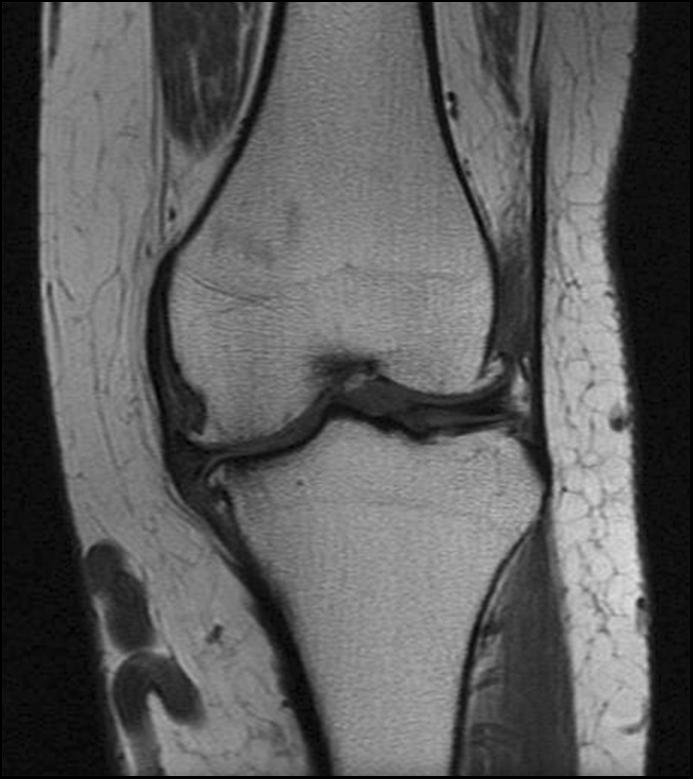
#> input picture lab12/knee.png, 693 x 779 px
$ jupyter execute 12_segmentation.ipynb
#> lines starting #> are read from the running program, lines starting #| are printed output that depends on the picture; after the words box and inside, x2 and y2 are one past the last pixel; in counts of white or black regions, pixels touching at a corner belong together
# Segmentacja obrazów

## Cel ćwiczenia
- zapoznanie z metodami segmentacji obrazów:
    - segmentacją przez rozrost obszaru (*region growing*)
    - i w ramach zadania domowego segmentacją przez podział i łączenie (*split and merge*)

## Wstęp

W ramach dotychczas wykonanych ćwiczeń poznaliśmy segmentację z wykorzystaniem binaryzacji (progowania) - tj. na podstawie jasności (koloru) poszczególnych pikseli.
Wykonaliśmy dwa warianty metody: globalny i lokalny oraz przetestowaliśmy różne podejścia do automatycznego wyznaczania progu bianryzacji (iteracyjne oraz Otsu).
Ponadto poznaliśmy możliwość segmentacji na podstawie krawędzi z wykorzystaniem transformaty Hougha.

## Podstawy

Niech $R$ oznacza obszar równy całemu analizowanemu obrazowi.
Segmentację możemy uznać za proces podziału $R$ na $n$ podobszarów $R_1,R_2,...,R_n$ takich że:
1. $\cup_{i=1}^n R_i = R$
2. $R_i$ - składa się z połączonych ze sobą pikseli,
3. $R_i \cap R_j = \varnothing $ dla wszystkich $i$ i $j$,$ i \neq j$,
4. $Q(R_i) = TRUE$ dla $i = 1,2,...n$
5. $ Q(R_i \cup R_j) = FALSE$ dla każdych sąsiednich $R_i$ i $R_j$.

gdzie: symbole $\cup$ i $\cap$ oznaczają odpowiednio sumę i iloczyn zbiorów, a $Q$ jest pewnym predykatem.

Punkt *1* oznacza, że segmentacja musi być kompletna tj. każdy piksel powinien zostać przyporządkowany do jakiegoś zbioru.

Punkt *2* oznacza, że piksele w ramach jednego podobszaru muszą być ze sobą połączone (na zasadzie sąsiedztwa 4 lub 8 punktowego).

Punkt *3* oznacza, że dowolne różne podobszary muszą być rozłączne.

Punkt *4* oznacza, że wszystkie piksele będące w ramach jednego podobszaru muszą spełniać pewną własność. Przykładowo może to być ten sam lub podobny odcień szarości.

Punkt *5* oznacza, że dwa sąsiednie podobszary muszą być różne w sensie predykatu Q (inaczej powinny zostać uznane za ten sam podobszar).

## Segmentacja przez rozrost obszaru

Pomysł jest następujący.
Wybieramy (jak ? - o tym później) piksele startowe (ang. *seed*) i od nich zaczynamy segmentację.
Odbywa się ona na zasadzie sprawdzania czy sąsiednie piksele (sąsiedztwo 4 lub 8 punktowe) są podobne do centralnego pod względem jakieś cechy (predykatu $Q$).
Jeśli tak to oznaczane są jako należące do tej samej klasy co piksel centralny.
Ponadto stają się one kolejnymi punktami startowymi metody.
Zatem procedura ma charakter rekurencyjny.

Wybór punktów startowych może być podyktowany charakterem problemu (przykładowo wiemy gdzie na pewno zaczynają się obiekty).
W ogólnym przypadku trzeba założyć, że pikselem startowym może być każdy piksel, co oczywiście wpływa na złożoność metody.

Kolejnym problemem jest wybór kryterium stopu tj. kiedy nasza procedura rekurencyjna ma się zakończyć.
Dla danego podobszaru będzie to moment, kiedy nie istnieją już piksele, które można do  niego dołączyć.

Warto w tym miejscu zwrócić uwagę, że stosowanie ''sztywnego'' warunku - np. różnica jasności pomiędzy pikselem centralnym, a analizowanym jest mniejsza niż 5 - może często dać niepożądane wyniki, gdyż nie uwzględnia pewnych lokalnych właściwości.
Przykładowo, może się okazać, że jeśli na obrazie występuje niewielki gradient to za należące do tego samego obszaru uznane zostaną piksele o zupełnie różnych jasnościach.
Możliwa jest też sytuacja odwrotna.
Duże zróżnicowanie wartości na obrazie spowoduje zbyt duże ''poszarpanie'' wykrytych obszarów.

Jednym z możliwych rozwiązań jest uzależnienie kryterium podobieństwa (predykatu $Q$) od własności obrazu np. średniej jasności w obrębie danego obszaru.
Można również dodać inne kryteria np. kształt podobszaru itp.

Uwaga. Pojęcie segmentacja przez rozrost to pewna **koncepcja** podejścia do segmentacji, a nie konkretna metoda.
Na etapie projektowania algorytmu należy skupić się na konstrukcji kryterium podobieństwa (tj. co i jak ma być ze sobą porównywane) oraz ewentualnym uzupełnianiu metody o dodatkowe kryteria.

## Zadanie: zaprojektować system segmentacji wybranej struktury na obrazie MRI (np. stawu kolanowego).
Punkt startowy wyznaczany będzie ''ręcznie'' (poprzez kliknięcie na obrazie).

1. Wczytaj obraz *knee.png* (w skali szarości) - MRI stawu kolanowego. Wyświetl go. Załóżmy, że chcemy dokonać segmentacji górnej kości. Przyjęliśmy, że punkt startowy metody wyznaczany będzie w sposób ręczny. Do pobrania położenia kursora myszy na ekranie służy funkcja `plt.ginput`. Uwaga. Jeśli obrazki są ''osadzone'' w notatniku, funkcja nie działa - proszę zwrócić uwagę na kod `matplotlib.use('TkAgg')`, który powoduje, że obrazki wyświetlane są ''samodzielnie''.

  Uwaga 1. Pobrane współrzędne należy zaokrąglić (*floor* lub *round*).

  Uwaga 2. Dla potrzeb testów dobrze jest wpisać punkt startowy na ''sztywno''. Pozwoli to uniknąć dość irytującego klikania przy każdym uruchomieniu skryptu.

2. Metodę zaimplementujemy z wykorzystaniem stosu.
   Uwaga. Podany poniżej opis jest tylko jedną z możliwych realizacji (niekoniecznie najlepszą).
   Na początek tworzymy dwie macierze o rozmiarach takich jak analizowany obraz.
   W jednej będziemy zapisywać odwiedzone lokalizacje (`visited` - typ *boolean*), a w drugiej rezultaty segmentacji (`segmented`).
   Obie macierze tworzymy wypełnione zerami (funkcja `np.zeros`).
   Tworzymy też stos - w Python to po prostu ''pusta lista''.

3. W pierwszym kroku metody na stos (`stack.append`) odkładamy współrzędne wybranego przez użytkowania piksela.
   Oznaczamy go również jako odwiedzony (macierz *visited*) i zaliczony do obiektu (macierz *segmented*).

4. Pozostałe działanie odbywać się będzie w pętli `while`, której warunkiem stopu jest obecność elementów na stosie (`len(stack)>0`).
 W iteracji należy pobrać współrzędne piksela ze stosu.
  Następnie sprawdzamy, czy dla tego piksela można określić kontekst o rozmiarze $ 3 \times 3$ tj. czy ma wszystkich sąsiadów.
  Uwaga. Przyjmujemy tutaj uproszczenie - nie segmentujemy brzegu obrazka (ramki o szerokości 1 piksela).

5. W kolejnym kroku rozpisujemy pętlę po otoczeniu $3 \times 3$ (x2 `for`).
   Wewnątrz obliczamy odległość pomiędzy pikselem centralnym, a każdym z kontekstu.
   Przyjmijmy, że będzie to moduł z różnicy jasności.
   Jeśli wartość modułu będzie mniejsza od zdefiniowanego progu (proszę przyjąć jako początkową wartość 4) oraz rozpatrywany piksel nie był wcześniej odwiedzany to oznaczamy go jako należący do obiektu oraz jego współrzędne ''odkładamy'' na stosie.
   Uwaga. Pierwsza część warunku logicznego to nasz predykat Q.
   Za piksele podobne uznajemy takie, których różnica w jasności jest mniejsza niż zadany próg.
   Niezależnie od wyniku testu oznaczamy piksel jako odwiedzony (żeby wielokrotnie nie analizować tych samych lokalizacji).

6. Poza pętlą `while` proszę wyświetlić rezultat segmentacji.
   Czy wyniki są poprawne ?
   Proszę poeksperymentować z wartością progu.

[cell 1]
import os
import cv2
# import matplotlib
# matplotlib.use('TkAgg')
import matplotlib.pyplot as plt
import numpy as np

if not os.path.exists("knee.png") :
    !wget https://raw.githubusercontent.com/vision-agh/poc_sw/master/12_Segmentation/knee.png --no-check-certificate

I = cv2.imread('knee.png', cv2.IMREAD_GRAYSCALE)
#> I is the input picture: shape (779, 693); min 0, max 225, mean 91.7
plt.imshow(I, 'gray')
plt.show()

[cell 2]
def region_growing(image, init_point, threshold=4):
#> called with init_point = (550, 370), threshold = 4
    Y, X = image.shape
#> Y = 779; X = 693
    image = image.astype('float32')
    visited = np.zeros(shape=(Y, X))
    segmented = np.zeros(shape=(Y, X), dtype='float32')
    stack = [init_point]
    y_init, x_init = init_point
    visited[y_init, x_init] = 1
    segmented[y_init, x_init] = image[y_init, x_init]
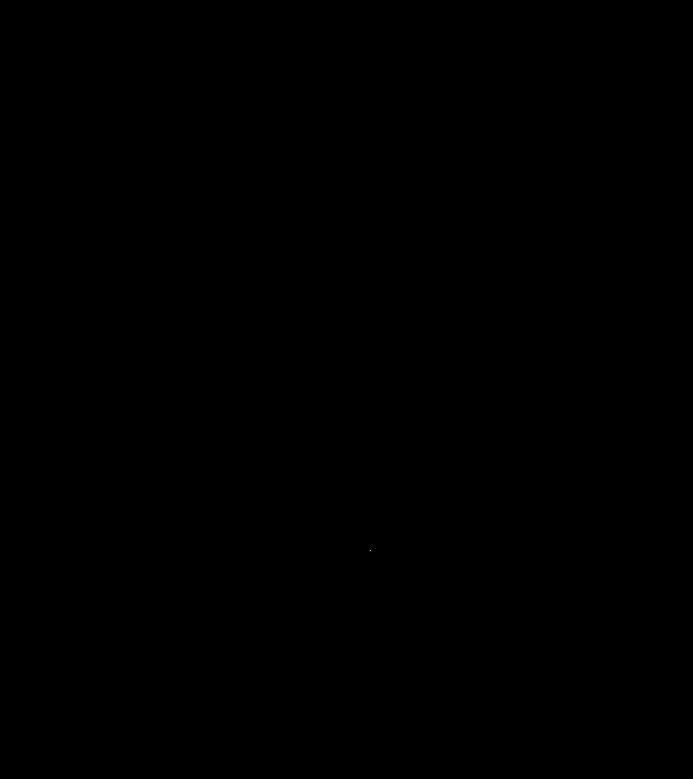
#> segmented: shape (779, 693) float32; values 0 (black) and 145 (white), 0% white in thin lines or dots, all inside (x1, y1, x2, y2) = (370, 550, 371, 551)
    while stack:
        y, x = stack.pop()
        if 0 < y < Y - 1 and 0 < x < X - 1:
            for i in range(y-1, y+1+1):
                for j in range(x-1, x+1+1):
                    distance = np.abs(image[i, j]-image[y, x])
                    if distance < threshold and visited[i, j] == 0:
                        segmented[y, x] = image[y, x]
                        stack.append((i, j))
                    visited[i, j] = 1
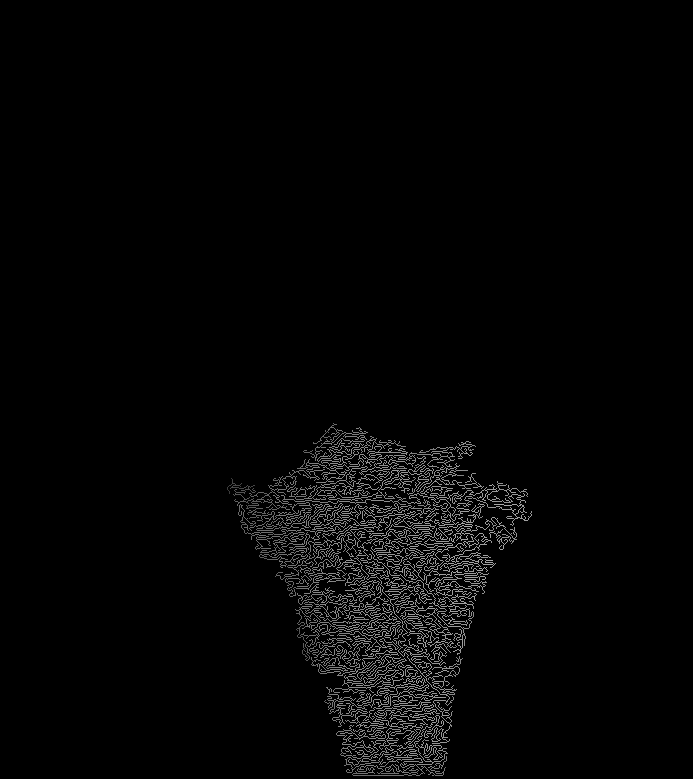
#> segmented: shape (779, 693) float32; 3.43% of pixels changed, all inside (x1, y1, x2, y2) = (227, 423, 532, 776)
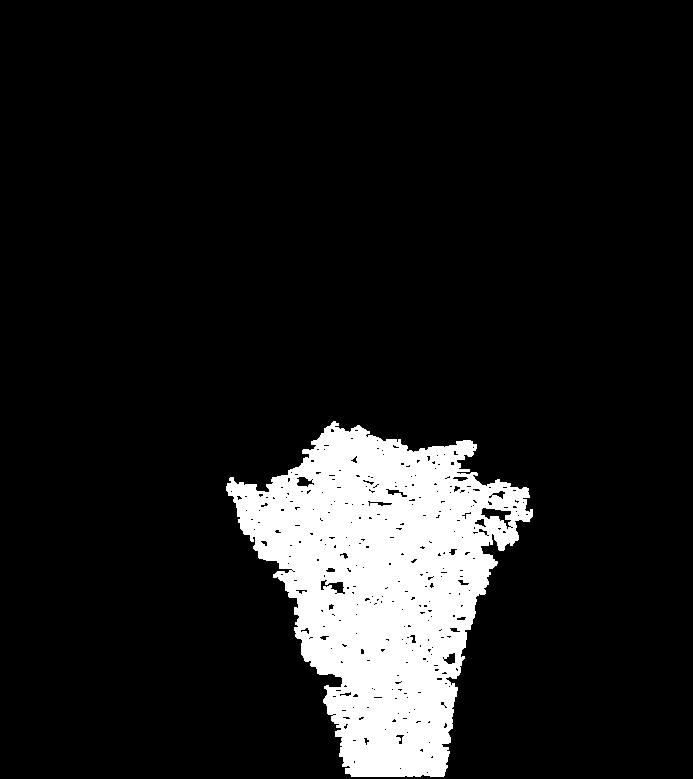
#> visited: shape (779, 693) float64; values 0 (black) and 1 (white), 10.9% white; 1 white region, box (x1, y1, x2, y2) and area: (226, 421, 533, 777) 58992
#> after the loop, stack = []
    return segmented

init_point = (550, 370) # punkt do wpisania

I = cv2.imread('knee.png', cv2.IMREAD_GRAYSCALE)
I_segmented = region_growing(image=I, init_point=init_point, threshold=4)

plt.figure(figsize=(10, 6))

ax = plt.subplot(1, 2, 1)
ax.imshow(I, 'gray')
plt.title(label='Oryginał')

ax= plt.subplot(1, 2, 2)
ax.imshow(I_segmented, 'gray')
plt.title(label='Po segmentacji')

plt.show()
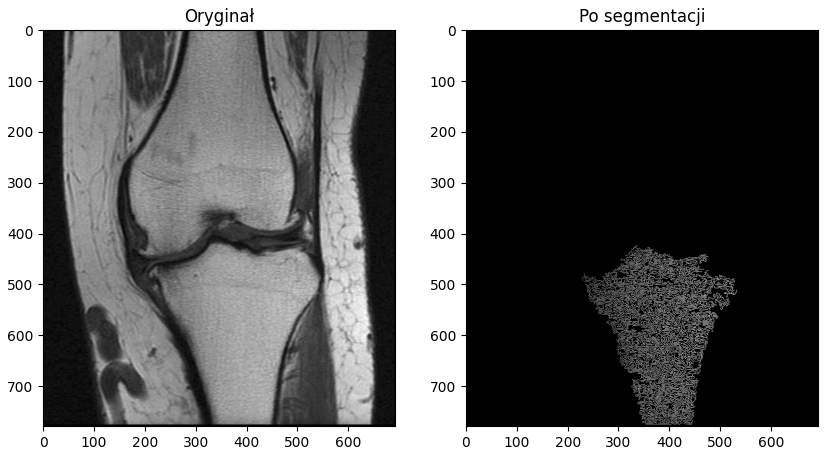
#> figure drawn by matplotlib, 2 panels

1. Powyższy przykład ukazuje wspomniany wcześniej problem z ''globalnym'' podejściem do predykatu Q.
  Jeśli próg będzie mały, to wyznaczymy jedynie niewielki fragment kości.
  Natomiast zwiększenie progu skutkuje segmentacją nadmiarową.
  Mówiąc kolokwialnie, na obrazie znajdzie się ''ścieżka'' po której możliwe jest przejście od obszaru jasnego do ciemnego nie ''łamiąc'' progu odległości pomiędzy sąsiednimi pikselami.

2. Aby zaradzić powyższemu problemowi, można za kryterium podobieństwa przyjąć, nie różnicę jasności względem piksela centralnego, a od globalnie wyznaczonego i aktualizowanego progu.
  W najprostszym przypadku może to być średnia jasność w wyznaczonym obszarze.
  W celu implementacji mechanizmu wystarczy dodać dwie zmienne: średnią ($mV$) oraz licznik pikseli uznanych za należące do obiektu ($nS$).
  Przy każdym zdjęciu ze stosu licznik jest zwiększany o 1.
  Aktualizacja średniej następuje na podstawie równania:
  \begin{equation}
  mV_{n} = \frac{mV_{nS-1} (nS - 1) + I}{nS}
  \tag{1}
  \end{equation}

  Następnie wystarczy tylko zmienić sposób obliczania odległości - zamienić piksel centralny na wartość średnią.
  Proszę spróbować jak działa metodą z taką modyfikacją - proszę się liczyć z koniecznością zwiększenia progu (nawet dość znaczną).

3. Poprawić działanie metody może również dodanie filtracji uśredniającej np. filtrem Gaussa.

[cell 3]
def region_growing_updated(image, init_point, threshold=4):
#> called with init_point = (550, 370), threshold = 30
    Y, X = image.shape
#> Y = 779; X = 693
    image = image.astype('float32')
    visited = np.zeros(shape=(Y, X))
    segmented = np.zeros(shape=(Y, X), dtype='float32')
    stack = [init_point]
    y_init, x_init = init_point
    visited[y_init, x_init] = 1
    segmented[y_init, x_init] = image[y_init, x_init]
    nS = 0
    mV = 0
    while stack:
        y, x = stack.pop()
        nS += 1
        mV = (mV*(nS - 1) + image[y, x])/nS
        if 0 < y < Y - 1 and 0 < x < X - 1:
            for i in range(y-1, y+1+1):
                for j in range(x-1, x+1+1):
                    distance = np.abs(image[i, j] - mV)
                    if distance < threshold and visited[i, j] == 0:
                        segmented[y, x] = image[y, x]
                        stack.append((i, j))
                    visited[i, j] = 1
#> this loop made 61321 passes
#> mV on passes 1 to 3: 145, 145.5, 146
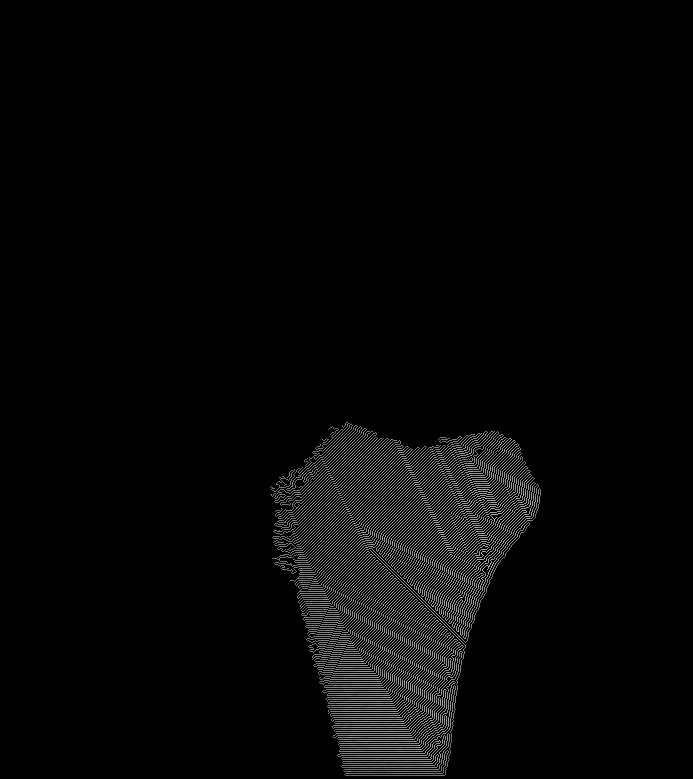
#> segmented: shape (779, 693) float32; 4.48% of pixels changed, all inside (x1, y1, x2, y2) = (270, 422, 541, 776)
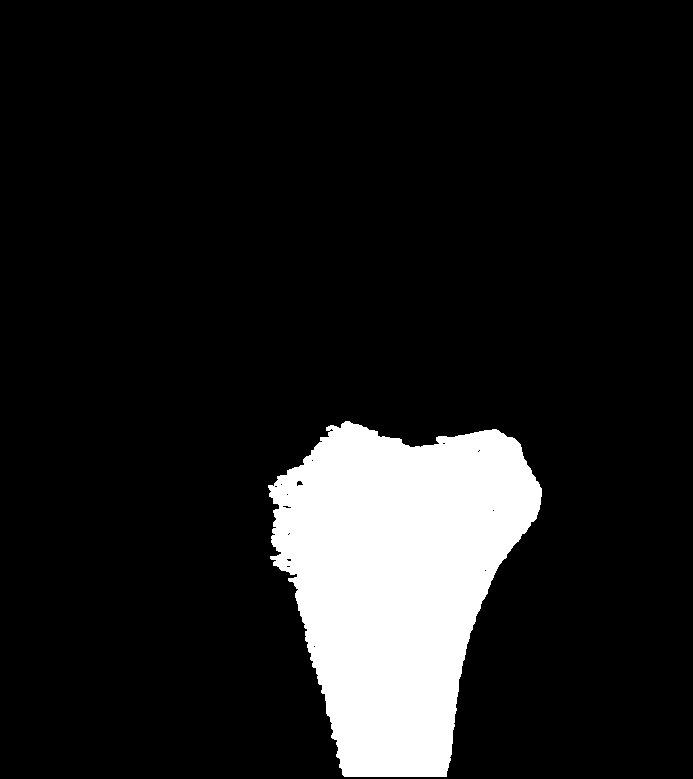
#> visited: shape (779, 693) float64; values 0 (black) and 1 (white), 11.8% white; 1 white region, box (x1, y1, x2, y2) and area: (268, 421, 542, 777) 63629
#> after the loop, mV = 142.1; nS = 61321; stack = []
    return segmented

init_point = (550, 370) # punkt do wpisania

I = cv2.imread('knee.png', cv2.IMREAD_GRAYSCALE)
I_segmented = region_growing_updated(image=I, init_point=init_point, threshold=30)

plt.figure(figsize=(10, 6))

ax = plt.subplot(1, 2, 1)
ax.imshow(I, 'gray')
plt.title(label='Oryginał')

ax= plt.subplot(1, 2, 2)
ax.imshow(I_segmented, 'gray')
plt.title(label='Po segmentacji')

plt.show()

[cell 4]
init_point = (550, 350) # punkt do wpisania

I = cv2.imread('knee.png', cv2.IMREAD_GRAYSCALE)
I = cv2.GaussianBlur(I, (3, 3), 1, cv2.BORDER_DEFAULT)
I_segmented = region_growing_updated(image=I, init_point=(550, 350), threshold=45)
#> call 2 of region_growing_updated, with init_point = (550, 350), threshold = 45
#> in region_growing_updated (call 2), `segmented[y_init, x_init] = image[y_init, x_init]`: segmented: shape (779, 693) float32; values 0 (black) and 149 (white), 0% white in thin lines or dots, all inside (x1, y1, x2, y2) = (350, 550, 351, 551)
#> the loop in region_growing_updated (call 2), `while stack:` made 66453 passes
#> mV on passes 1 to 3: 149, 148, 145.7
#> after the loop in region_growing_updated (call 2), `while stack:`:
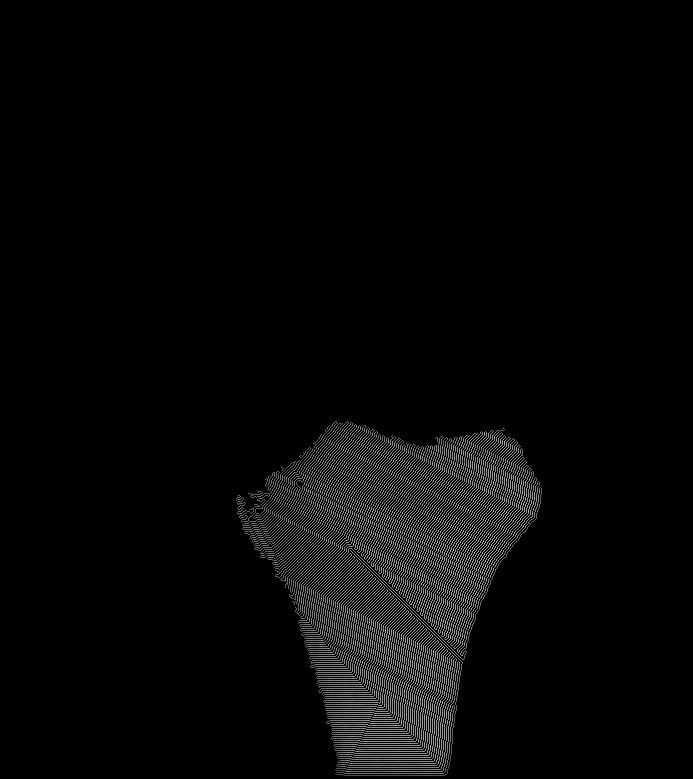
#> segmented: shape (779, 693) float32; min 0, max 179, mean 7
#> after the loop in region_growing_updated (call 2), `while stack:`:
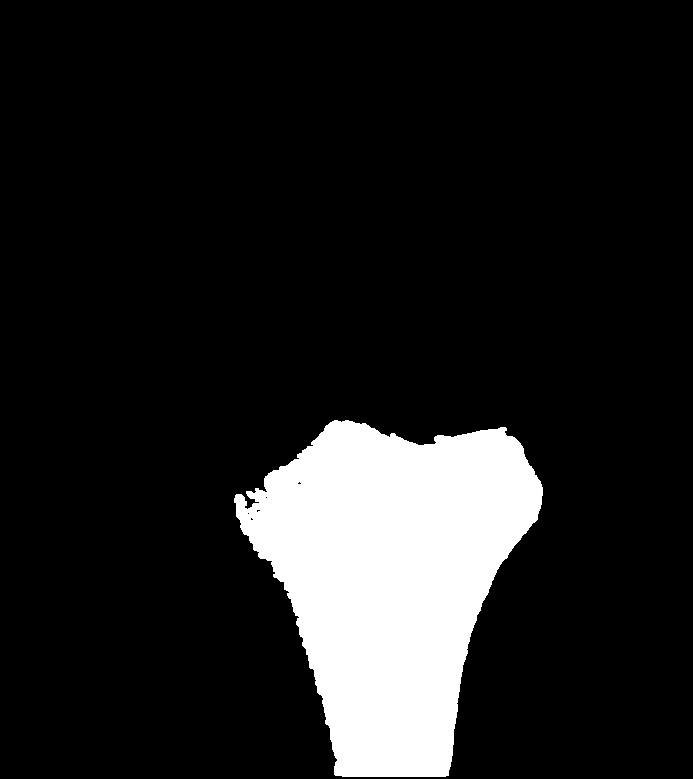
#> visited: shape (779, 693) float64; values 0 (black) and 1 (white), 12.6% white; 1 white region, box (x1, y1, x2, y2) and area: (234, 420, 543, 777) 68134
#> after the loop in region_growing_updated (call 2), `while stack:`: mV = 139.2; nS = 66453

plt.figure(figsize=(10, 6))

ax = plt.subplot(1, 2, 1)
ax.imshow(I, 'gray')
plt.title(label='Oryginał')

ax= plt.subplot(1, 2, 2)
ax.imshow(I_segmented, 'gray')
plt.title(label='Po segmentacji')

plt.show()
